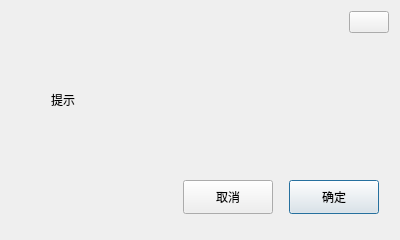
<?xml version="1.0" encoding="UTF-8"?>
<ui version="4.0">
 <class>CMessageBox</class>
 <widget class="QDialog" name="CMessageBox">
  <property name="geometry">
   <rect>
    <x>0</x>
    <y>0</y>
    <width>400</width>
    <height>240</height>
   </rect>
  </property>
  <property name="sizePolicy">
   <sizepolicy hsizetype="Ignored" vsizetype="Preferred">
    <horstretch>0</horstretch>
    <verstretch>0</verstretch>
   </sizepolicy>
  </property>
  <property name="minimumSize">
   <size>
    <width>400</width>
    <height>240</height>
   </size>
  </property>
  <property name="font">
   <font>
    <family>Arial</family>
   </font>
  </property>
  <property name="windowTitle">
   <string notr="true"/>
  </property>
  <property name="styleSheet">
   <string notr="true"/>
  </property>
  <layout class="QVBoxLayout" name="verticalLayout_3">
   <property name="spacing">
    <number>0</number>
   </property>
   <property name="sizeConstraint">
    <enum>QLayout::SetDefaultConstraint</enum>
   </property>
   <property name="leftMargin">
    <number>0</number>
   </property>
   <property name="topMargin">
    <number>0</number>
   </property>
   <property name="rightMargin">
    <number>0</number>
   </property>
   <property name="bottomMargin">
    <number>0</number>
   </property>
   <item>
    <widget class="QWidget" name="widgetMain" native="true">
     <layout class="QVBoxLayout" name="verticalLayout">
      <property name="spacing">
       <number>0</number>
      </property>
      <property name="leftMargin">
       <number>1</number>
      </property>
      <property name="topMargin">
       <number>1</number>
      </property>
      <property name="rightMargin">
       <number>1</number>
      </property>
      <property name="bottomMargin">
       <number>1</number>
      </property>
      <item>
       <widget class="QWidget" name="widgetTitle" native="true">
        <property name="sizePolicy">
         <sizepolicy hsizetype="Preferred" vsizetype="Fixed">
          <horstretch>0</horstretch>
          <verstretch>0</verstretch>
         </sizepolicy>
        </property>
        <layout class="QHBoxLayout" name="horizontalLayout_2">
         <property name="spacing">
          <number>6</number>
         </property>
         <property name="leftMargin">
          <number>10</number>
         </property>
         <property name="topMargin">
          <number>10</number>
         </property>
         <property name="rightMargin">
          <number>10</number>
         </property>
         <property name="bottomMargin">
          <number>10</number>
         </property>
         <item>
          <widget class="QLabel" name="label_logo">
           <property name="sizePolicy">
            <sizepolicy hsizetype="Fixed" vsizetype="Fixed">
             <horstretch>0</horstretch>
             <verstretch>0</verstretch>
            </sizepolicy>
           </property>
           <property name="text">
            <string notr="true"/>
           </property>
           <property name="pixmap">
            <pixmap>:/images/renderbus_logo.png</pixmap>
           </property>
           <property name="scaledContents">
            <bool>true</bool>
           </property>
           <property name="alignment">
            <set>Qt::AlignCenter</set>
           </property>
          </widget>
         </item>
         <item>
          <widget class="QLabel" name="lab_title">
           <property name="sizePolicy">
            <sizepolicy hsizetype="Expanding" vsizetype="Preferred">
             <horstretch>0</horstretch>
             <verstretch>0</verstretch>
            </sizepolicy>
           </property>
           <property name="styleSheet">
            <string notr="true">font: 10pt &quot;微软雅黑&quot;;</string>
           </property>
           <property name="text">
            <string notr="true"/>
           </property>
           <property name="alignment">
            <set>Qt::AlignLeading|Qt::AlignLeft|Qt::AlignVCenter</set>
           </property>
          </widget>
         </item>
         <item>
          <widget class="QWidget" name="widget_menu" native="true">
           <property name="sizePolicy">
            <sizepolicy hsizetype="Minimum" vsizetype="Preferred">
             <horstretch>0</horstretch>
             <verstretch>0</verstretch>
            </sizepolicy>
           </property>
           <layout class="QHBoxLayout" name="horizontalLayout">
            <property name="spacing">
             <number>0</number>
            </property>
            <property name="leftMargin">
             <number>0</number>
            </property>
            <property name="topMargin">
             <number>0</number>
            </property>
            <property name="rightMargin">
             <number>0</number>
            </property>
            <property name="bottomMargin">
             <number>0</number>
            </property>
            <item>
             <widget class="QPushButton" name="btnClose">
              <property name="sizePolicy">
               <sizepolicy hsizetype="Fixed" vsizetype="Fixed">
                <horstretch>0</horstretch>
                <verstretch>0</verstretch>
               </sizepolicy>
              </property>
              <property name="cursor">
               <cursorShape>ArrowCursor</cursorShape>
              </property>
              <property name="focusPolicy">
               <enum>Qt::NoFocus</enum>
              </property>
              <property name="toolTip">
               <string>关闭</string>
              </property>
              <property name="text">
               <string/>
              </property>
              <property name="autoDefault">
               <bool>false</bool>
              </property>
              <property name="flat">
               <bool>false</bool>
              </property>
             </widget>
            </item>
           </layout>
          </widget>
         </item>
        </layout>
       </widget>
      </item>
      <item>
       <widget class="QWidget" name="widgetBody" native="true">
        <property name="sizePolicy">
         <sizepolicy hsizetype="Preferred" vsizetype="Expanding">
          <horstretch>0</horstretch>
          <verstretch>0</verstretch>
         </sizepolicy>
        </property>
        <property name="styleSheet">
         <string notr="true"/>
        </property>
        <layout class="QVBoxLayout" name="verticalLayout_2">
         <property name="spacing">
          <number>6</number>
         </property>
         <property name="leftMargin">
          <number>20</number>
         </property>
         <property name="topMargin">
          <number>9</number>
         </property>
         <property name="rightMargin">
          <number>20</number>
         </property>
         <property name="bottomMargin">
          <number>9</number>
         </property>
         <item>
          <widget class="QWidget" name="infoWidget" native="true">
           <layout class="QVBoxLayout" name="verticalLayout_4">
            <property name="spacing">
             <number>0</number>
            </property>
            <property name="leftMargin">
             <number>0</number>
            </property>
            <property name="topMargin">
             <number>30</number>
            </property>
            <property name="rightMargin">
             <number>0</number>
            </property>
            <property name="bottomMargin">
             <number>0</number>
            </property>
            <item>
             <widget class="QLabel" name="labInfo">
              <property name="sizePolicy">
               <sizepolicy hsizetype="Preferred" vsizetype="Expanding">
                <horstretch>0</horstretch>
                <verstretch>0</verstretch>
               </sizepolicy>
              </property>
              <property name="text">
               <string>提示</string>
              </property>
              <property name="textFormat">
               <enum>Qt::RichText</enum>
              </property>
              <property name="scaledContents">
               <bool>false</bool>
              </property>
              <property name="alignment">
               <set>Qt::AlignLeading|Qt::AlignLeft|Qt::AlignVCenter</set>
              </property>
              <property name="wordWrap">
               <bool>true</bool>
              </property>
              <property name="indent">
               <number>30</number>
              </property>
              <property name="openExternalLinks">
               <bool>false</bool>
              </property>
             </widget>
            </item>
           </layout>
          </widget>
         </item>
         <item>
          <spacer name="verticalSpacer">
           <property name="orientation">
            <enum>Qt::Vertical</enum>
           </property>
           <property name="sizeType">
            <enum>QSizePolicy::Preferred</enum>
           </property>
           <property name="sizeHint" stdset="0">
            <size>
             <width>20</width>
             <height>40</height>
            </size>
           </property>
          </spacer>
         </item>
         <item>
          <widget class="QWidget" name="group" native="true">
           <property name="sizePolicy">
            <sizepolicy hsizetype="Preferred" vsizetype="Expanding">
             <horstretch>0</horstretch>
             <verstretch>0</verstretch>
            </sizepolicy>
           </property>
           <layout class="QHBoxLayout" name="horizontalLayout_3">
            <property name="leftMargin">
             <number>0</number>
            </property>
            <property name="topMargin">
             <number>0</number>
            </property>
            <property name="rightMargin">
             <number>0</number>
            </property>
            <property name="bottomMargin">
             <number>0</number>
            </property>
            <item>
             <spacer name="horizontalSpacer">
              <property name="orientation">
               <enum>Qt::Horizontal</enum>
              </property>
              <property name="sizeHint" stdset="0">
               <size>
                <width>40</width>
                <height>20</height>
               </size>
              </property>
             </spacer>
            </item>
            <item>
             <widget class="QPushButton" name="btnCancel">
              <property name="minimumSize">
               <size>
                <width>90</width>
                <height>34</height>
               </size>
              </property>
              <property name="maximumSize">
               <size>
                <width>90</width>
                <height>34</height>
               </size>
              </property>
              <property name="cursor">
               <cursorShape>PointingHandCursor</cursorShape>
              </property>
              <property name="focusPolicy">
               <enum>Qt::NoFocus</enum>
              </property>
              <property name="styleSheet">
               <string notr="true"/>
              </property>
              <property name="text">
               <string>取消</string>
              </property>
              <property name="autoDefault">
               <bool>false</bool>
              </property>
             </widget>
            </item>
            <item>
             <spacer name="horizontalSpacer_2">
              <property name="orientation">
               <enum>Qt::Horizontal</enum>
              </property>
              <property name="sizeType">
               <enum>QSizePolicy::Preferred</enum>
              </property>
              <property name="sizeHint" stdset="0">
               <size>
                <width>10</width>
                <height>20</height>
               </size>
              </property>
             </spacer>
            </item>
            <item>
             <widget class="QPushButton" name="btnOk">
              <property name="minimumSize">
               <size>
                <width>90</width>
                <height>34</height>
               </size>
              </property>
              <property name="maximumSize">
               <size>
                <width>90</width>
                <height>34</height>
               </size>
              </property>
              <property name="cursor">
               <cursorShape>PointingHandCursor</cursorShape>
              </property>
              <property name="focusPolicy">
               <enum>Qt::StrongFocus</enum>
              </property>
              <property name="styleSheet">
               <string notr="true"/>
              </property>
              <property name="text">
               <string>确定</string>
              </property>
              <property name="default">
               <bool>true</bool>
              </property>
              <property name="flat">
               <bool>false</bool>
              </property>
             </widget>
            </item>
           </layout>
          </widget>
         </item>
        </layout>
       </widget>
      </item>
     </layout>
    </widget>
   </item>
  </layout>
 </widget>
 <resources>
  <include location="../QRenderBus.qrc"/>
 </resources>
 <connections>
  <connection>
   <sender>btnClose</sender>
   <signal>clicked()</signal>
   <receiver>CMessageBox</receiver>
   <slot>close()</slot>
   <hints>
    <hint type="sourcelabel">
     <x>347</x>
     <y>31</y>
    </hint>
    <hint type="destinationlabel">
     <x>532</x>
     <y>98</y>
    </hint>
   </hints>
  </connection>
  <connection>
   <sender>btnCancel</sender>
   <signal>clicked()</signal>
   <receiver>CMessageBox</receiver>
   <slot>close()</slot>
   <hints>
    <hint type="sourcelabel">
     <x>258</x>
     <y>173</y>
    </hint>
    <hint type="destinationlabel">
     <x>334</x>
     <y>305</y>
    </hint>
   </hints>
  </connection>
 </connections>
</ui>
